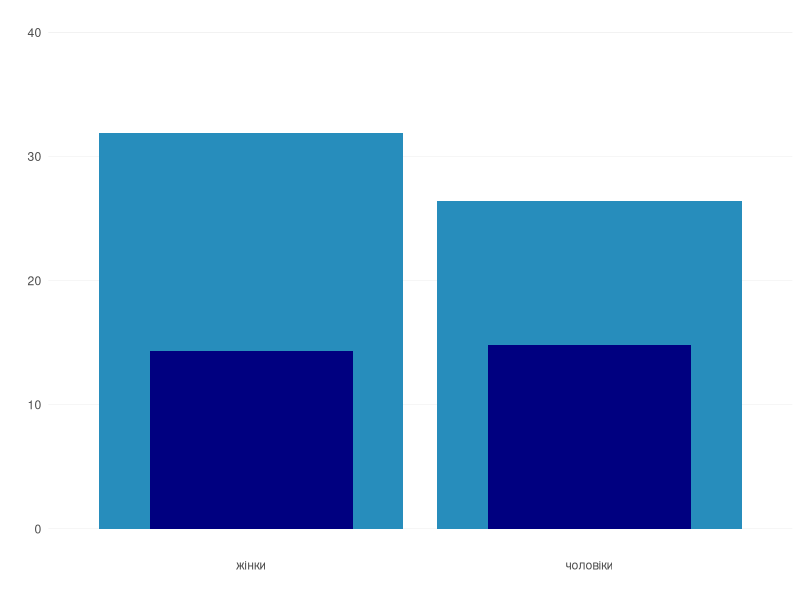

This chart was generated by the following R code:
# Барчарт-накладка

library(ggplot2)
library(dplyr)

poriv <- data_frame(variable=c("чоловіки", "жінки", "18-34", "35-49", "50-64", "65+"),
                    Ukraine=c(26.38,31.91,30.35,33.33,29.11,21.15),
                    US=c(14.83,14.34,30,18,10,7.7))

ggplot() + 
  geom_bar(data=poriv[1:2,], aes(x= variable, y= Ukraine),stat = "identity", fill = '#278DBC') +
  geom_bar(data=poriv[1:2,], aes(x= variable, y= US), stat="identity", fill = "navyblue", width = .6) +
  scale_y_continuous(limits=c(0,40)) +
  xlab("") + 
  ylab("") +
  theme(
    panel.grid.major.x = element_blank(),
    panel.grid.minor.y = element_blank(),
    panel.grid.major.y = element_line(size=.05, color="gray" ),
    legend.position = "top",
    panel.background = element_rect(fill='white', colour='white'),
    axis.ticks = element_blank()
  )